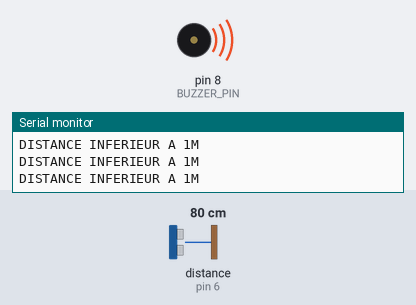
The sketch below on a simulated Arduino Uno, built with avr-gcc and run on an emulated ATmega328P. Parts: buzzer (waves = sounding), the last lines printed to the serial monitor. Wiring (inferred from the names in the program): ultrasonic range finder: trigger pin 7; echo pin 6. The test bench sets the inputs (shaded band); at power-on: distance to the obstacle (sensor on pin 6) 80 cm. The echo pulse lasts 58.3 µs per cm.

Above: at 1.2 s.
1.3 s: distance to the obstacle (sensor on pin 6) set to 97 cm
4.3 s: distance to the obstacle (sensor on pin 6) set to 106 cm
At 5.72 s:
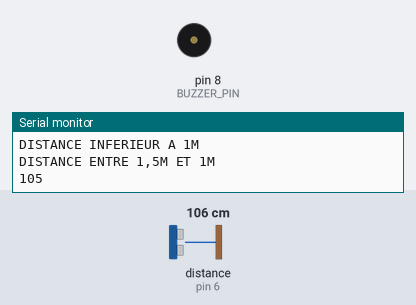
7.3 s: distance to the obstacle (sensor on pin 6) set to 250 cm
At 8.1 s:
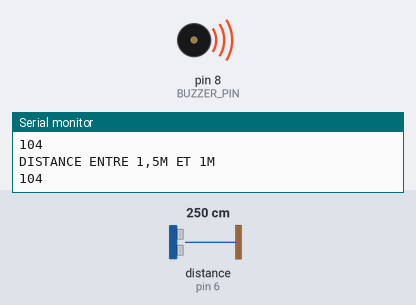
Timing chart, 0 to 16.3 s (numbered marks = the images above; inputs shaded):
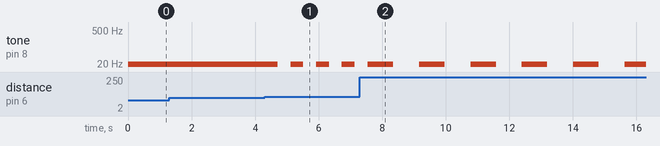

Measured:
- the behaviour switches between 101 and 102 cm on distance to the obstacle (sensor on pin 6) (found by bisection; images 0 and 1)
- after the input at 4.3 s, tone on pin 8 (BUZZER_PIN): alternates 15 Hz for 0.40 s and silent for 0.41 s, starting after 0.41 s
- after the input at 7.3 s, tone on pin 8 (BUZZER_PIN): alternates 15 Hz for 0.80 s and silent for 0.82 s, starting after 1.0 s

The sketch:

ultrasonic-sensor.ino
```cpp
#include "config.h"

void setup() {
  pinMode(TRIGGER_PIN, OUTPUT);
  pinMode(ECHO_PIN, INPUT);
  pinMode(BUZZER_PIN, OUTPUT);
  Serial.begin(9600);
}

int measureDistance() {
  digitalWrite(TRIGGER_PIN, LOW);
  delayMicroseconds(2);
  digitalWrite(TRIGGER_PIN, HIGH);
  delayMicroseconds(10);
  digitalWrite(TRIGGER_PIN, LOW);

  long duration = pulseIn(ECHO_PIN, HIGH);
  int distance = duration * 0.034 / 2; // Conversion en cm
  return distance;
}

void loop() {
  int distance = measureDistance();

  if (distance >= 300) {
      noTone(BUZZER_PIN);
      Serial.println("DISTANCE SUPERIEUR A 3M");
      Serial.println(distance);
      delay(500);
  } else if (distance <= 300 & distance >=150) {
    // Émettre un bip court
    tone(BUZZER_PIN, frequency);
    delay(800);
    noTone(BUZZER_PIN);
    delay(800);
    Serial.println("DISTANCE ENTRE 3M ET 1,5M");
    Serial.println(distance);
  } else if (distance <= 150 & distance >=100) {
    // Émettre un bip très court
    tone(BUZZER_PIN, frequency);
    delay(400);
    noTone(BUZZER_PIN);
    delay(400);
    Serial.println("DISTANCE ENTRE 1,5M ET 1M");
    Serial.println(distance);
  } else if (distance <= 150 & distance >=100) {
    // Émettre un bip constant
    tone(BUZZER_PIN, frequency);
    delay(100);
    noTone(BUZZER_PIN);
    delay(100);
    Serial.println("DISTANCE ENTRE 1,5M ET 1M");
    Serial.println(distance);
  } else if (distance <= 100) {
    tone(BUZZER_PIN, frequency);
    Serial.println("DISTANCE INFERIEUR A 1M");
  }
}
```

config.h
```cpp
#define BUZZER_PIN 8
#define TRIGGER_PIN 7
#define ECHO_PIN 6

int frequency = 15;
```
